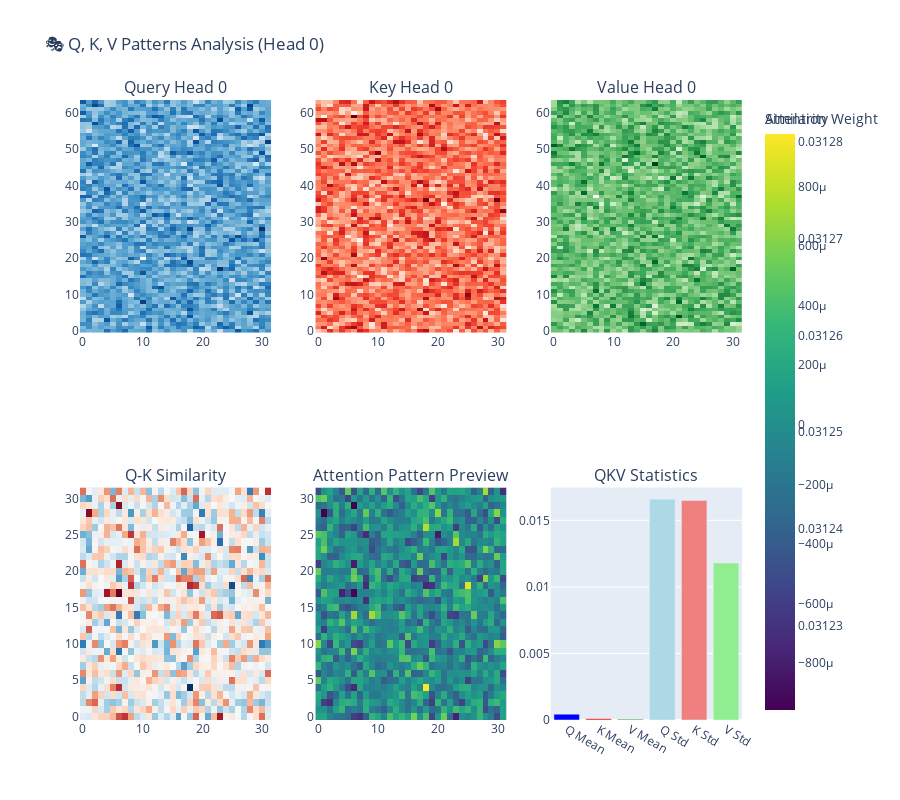

This figure's notebook cell:
### Markdown cell above
### 🎭 Visualizing Q, K, V Patterns

### The Art of Attention Visualization

Now we'll create one of the most revealing visualizations in our entire masterclass—a comprehensive analysis of how MLA's decompressed Q, K, V matrices compare to each other and preview the attention patterns they'll create. This six-panel visualization will show us the internal structure of attention computation after MLA's compression-decompression process.

### 🎨 Six-Panel Visualization Strategy

**Panel 1-3: Individual Q, K, V Heatmaps**
- **Query (Blue)**: Shows the "questions" each token asks
- **Key (Red)**: Shows the "answers" each token provides
- **Value (Green)**: Shows the "information" each token contributes

**Panel 4: Q-K Similarity Matrix**
- **Attention Score Preview**: Raw dot products before softmax
- **Interaction Patterns**: Which tokens will attend to which others
- **Magnitude Analysis**: Strength of potential attention connections

**Panel 5: Attention Pattern Preview**
- **Softmax Applied**: Normalized attention weights
- **Attention Distribution**: How attention spreads across tokens
- **Pattern Quality**: Sharpness vs. diffusion of attention

**Panel 6: Statistical Comparison**
- **Component Balance**: Relative magnitudes of Q, K, V
- **Distribution Health**: Mean and standard deviation analysis
- **Quality Indicators**: Overall attention readiness assessment

### 🔍 Technical Implementation Details

**Head Selection (head_idx=0):**
- **First Head Analysis**: Head 0 often learns general attention patterns
- **Representative Behavior**: Good indicator of overall attention quality
- **Visualization Clarity**: Single head easier to interpret than averaged patterns

**Sample Length (32 tokens):**
- **Pattern Visibility**: Enough tokens to see meaningful attention patterns
- **Computational Efficiency**: Fast rendering for interactive exploration
- **Detail Balance**: Not too many tokens to overwhelm the visualization

**Color Scale Strategy:**
- **Blues for Q**: Cool colors for "questions"
- **Reds for K**: Warm colors for "keys/answers"
- **Greens for V**: Natural colors for "values/information"
- **RdBu for similarity**: Diverging scale for positive/negative correlations
- **Viridis for attention**: Perceptually uniform for probability distributions

### 🎯 What to Look For in Each Panel

**Q, K, V Heatmaps (Panels 1-3):**
- **Structured patterns**: Evidence of learned representations
- **Appropriate magnitudes**: Values in reasonable ranges
- **Distinct characteristics**: Q, K, V should look different (specialized roles)

**Q-K Similarity (Panel 4):**
- **Diagonal patterns**: Self-attention tendencies
- **Off-diagonal structure**: Cross-token attention potential
- **Magnitude range**: Reasonable values for stable softmax

**Attention Preview (Panel 5):**
- **Probability distribution**: Each row sums to 1.0
- **Attention sharpness**: Focused vs. distributed patterns
- **Meaningful structure**: Non-random attention allocation

**Statistics (Panel 6):**
- **Balanced magnitudes**: Q, K, V in appropriate relative scales
- **Healthy distributions**: Reasonable means and standard deviations
- **Quality indicators**: Overall readiness for attention computation

This visualization will be our definitive proof that MLA's compression-decompression process preserves the essential structure needed for high-quality attention!

### Code cell
# 🎭 Visualize the Q, K, V patterns
def visualize_qkv_patterns(q, k, v, sample_length=32, head_idx=0):
    """
    Visualize the patterns in Q, K, V matrices
    """
    # Extract one head from one batch for visualization
    q_head = q[0, :sample_length, head_idx, :].numpy()
    k_head = k[0, :sample_length, head_idx, :].numpy()
    v_head = v[0, :sample_length, head_idx, :].numpy()
    
    # Create subplots
    fig = make_subplots(
        rows=2, cols=3,
        subplot_titles=(
            f'Query Head {head_idx}', f'Key Head {head_idx}', f'Value Head {head_idx}',
            'Q-K Similarity', 'Attention Pattern Preview', 'QKV Statistics'
        ),
        specs=[[{"type": "heatmap"}, {"type": "heatmap"}, {"type": "heatmap"}],
               [{"type": "heatmap"}, {"type": "heatmap"}, {"type": "bar"}]]
    )
    
    # Q, K, V heatmaps
    fig.add_trace(
        go.Heatmap(z=q_head.T, colorscale='Blues', name='Q', showscale=False),
        row=1, col=1
    )
    
    fig.add_trace(
        go.Heatmap(z=k_head.T, colorscale='Reds', name='K', showscale=False),
        row=1, col=2
    )
    
    fig.add_trace(
        go.Heatmap(z=v_head.T, colorscale='Greens', name='V', showscale=False),
        row=1, col=3
    )
    
    # Q-K similarity (preview of attention scores)
    qk_similarity = np.dot(q_head, k_head.T) / np.sqrt(q_head.shape[-1])
    fig.add_trace(
        go.Heatmap(
            z=qk_similarity, 
            colorscale='RdBu', 
            name='Q-K Similarity',
            showscale=True,
            colorbar=dict(title="Similarity")
        ),
        row=2, col=1
    )
    
    # Attention pattern (softmax of Q-K)
    attention_pattern = tf.nn.softmax(qk_similarity, axis=-1).numpy()
    fig.add_trace(
        go.Heatmap(
            z=attention_pattern,
            colorscale='Viridis',
            name='Attention Pattern',
            showscale=True,
            colorbar=dict(title="Attention Weight")
        ),
        row=2, col=2
    )
    
    # Statistics comparison
    stats_names = ['Q Mean', 'K Mean', 'V Mean', 'Q Std', 'K Std', 'V Std']
    stats_values = [
        np.mean(q_head), np.mean(k_head), np.mean(v_head),
        np.std(q_head), np.std(k_head), np.std(v_head)
    ]
    
    fig.add_trace(
        go.Bar(
            x=stats_names,
            y=stats_values,
            marker_color=['blue', 'red', 'green', 'lightblue', 'lightcoral', 'lightgreen'],
            name='Statistics'
        ),
        row=2, col=3
    )
    
    fig.update_layout(
        title=f'🎭 Q, K, V Patterns Analysis (Head {head_idx})',
        height=800,
        showlegend=False
    )
    
    fig.show()
    
    return qk_similarity, attention_pattern

# Create the visualization
print("🎭 Creating Q, K, V Pattern Visualization...")
qk_sim, attn_pattern = visualize_qkv_patterns(q, k, v)

print(f"\n🔍 Pattern Analysis:")
print(f"   • Q-K similarity range: [{np.min(qk_sim):.3f}, {np.max(qk_sim):.3f}]")
print(f"   • Attention entropy: {-np.sum(attn_pattern * np.log(attn_pattern + 1e-8), axis=-1).mean():.3f}")
print(f"   • Max attention weight: {np.max(attn_pattern):.3f}")

### Figure 1 — Plotly figure (JSON) as saved in the notebook; plotly's stock layout.template omitted (floating-point values rounded to 4 significant figures; data arrays with more than 128 entries replaced by an {"elided": "..."} marker saying what was removed)
{"data": [{"colorscale": [[0, "rgb(247,251,255)"], [0.125, "rgb(222,235,247)"], [0.25, "rgb(198,219,239)"], [0.375, "rgb(158,202,225)"], [0.5, "rgb(107,174,214)"], [0.625, "rgb(66,146,198)"], [0.75, "rgb(33,113,181)"], [0.875, "rgb(8,81,156)"], [1, "rgb(8,48,107)"]], "name": "Q", "showscale": false, "type": "heatmap", "xaxis": "x", "yaxis": "y", "z": {"elided": "64x32 float values"}}, {"colorscale": [[0, "rgb(255,245,240)"], [0.125, "rgb(254,224,210)"], [0.25, "rgb(252,187,161)"], [0.375, "rgb(252,146,114)"], [0.5, "rgb(251,106,74)"], [0.625, "rgb(239,59,44)"], [0.75, "rgb(203,24,29)"], [0.875, "rgb(165,15,21)"], [1, "rgb(103,0,13)"]], "name": "K", "showscale": false, "type": "heatmap", "xaxis": "x2", "yaxis": "y2", "z": {"elided": "64x32 float values"}}, {"colorscale": [[0, "rgb(247,252,245)"], [0.125, "rgb(229,245,224)"], [0.25, "rgb(199,233,192)"], [0.375, "rgb(161,217,155)"], [0.5, "rgb(116,196,118)"], [0.625, "rgb(65,171,93)"], [0.75, "rgb(35,139,69)"], [0.875, "rgb(0,109,44)"], [1, "rgb(0,68,27)"]], "name": "V", "showscale": false, "type": "heatmap", "xaxis": "x3", "yaxis": "y3", "z": {"elided": "64x32 float values"}}, {"colorbar": {"title": {"text": "Similarity"}}, "colorscale": [[0, "rgb(103,0,31)"], [0.1, "rgb(178,24,43)"], [0.2, "rgb(214,96,77)"], [0.3, "rgb(244,165,130)"], [0.4, "rgb(253,219,199)"], [0.5, "rgb(247,247,247)"], [0.6, "rgb(209,229,240)"], [0.7, "rgb(146,197,222)"], [0.8, "rgb(67,147,195)"], [0.9, "rgb(33,102,172)"], [1, "rgb(5,48,97)"]], "name": "Q-K Similarity", "showscale": true, "type": "heatmap", "xaxis": "x4", "yaxis": "y4", "z": {"elided": "32x32 float values"}}, {"colorbar": {"title": {"text": "Attention Weight"}}, "colorscale": [[0, "#440154"], [0.1111, "#482878"], [0.2222, "#3e4989"], [0.3333, "#31688e"], [0.4444, "#26828e"], [0.5556, "#1f9e89"], [0.6667, "#35b779"], [0.7778, "#6ece58"], [0.8889, "#b5de2b"], [1, "#fde725"]], "name": "Attention Pattern", "showscale": true, "type": "heatmap", "xaxis": "x5", "yaxis": "y5", "z": {"elided": "32x32 float values"}}, {"marker": {"color": ["blue", "red", "green", "lightblue", "lightcoral", "lightgreen"]}, "name": "Statistics", "type": "bar", "x": ["Q Mean", "K Mean", "V Mean", "Q Std", "K Std", "V Std"], "xaxis": "x6", "y": [0.0004403, 9.459e-05, 5.854e-05, 0.01659, 0.01649, 0.01179], "yaxis": "y6"}], "layout": {"annotations": [{"font": {"size": 16}, "showarrow": false, "text": "Query Head 0", "x": 0.1444, "xanchor": "center", "xref": "paper", "y": 1, "yanchor": "bottom", "yref": "paper"}, {"font": {"size": 16}, "showarrow": false, "text": "Key Head 0", "x": 0.5, "xanchor": "center", "xref": "paper", "y": 1, "yanchor": "bottom", "yref": "paper"}, {"font": {"size": 16}, "showarrow": false, "text": "Value Head 0", "x": 0.8556, "xanchor": "center", "xref": "paper", "y": 1, "yanchor": "bottom", "yref": "paper"}, {"font": {"size": 16}, "showarrow": false, "text": "Q-K Similarity", "x": 0.1444, "xanchor": "center", "xref": "paper", "y": 0.375, "yanchor": "bottom", "yref": "paper"}, {"font": {"size": 16}, "showarrow": false, "text": "Attention Pattern Preview", "x": 0.5, "xanchor": "center", "xref": "paper", "y": 0.375, "yanchor": "bottom", "yref": "paper"}, {"font": {"size": 16}, "showarrow": false, "text": "QKV Statistics", "x": 0.8556, "xanchor": "center", "xref": "paper", "y": 0.375, "yanchor": "bottom", "yref": "paper"}], "height": 800, "showlegend": false, "title": {"text": "🎭 Q, K, V Patterns Analysis (Head 0)"}, "xaxis": {"anchor": "y", "domain": [0, 0.2889]}, "xaxis2": {"anchor": "y2", "domain": [0.3556, 0.6444]}, "xaxis3": {"anchor": "y3", "domain": [0.7111, 1]}, "xaxis4": {"anchor": "y4", "domain": [0, 0.2889]}, "xaxis5": {"anchor": "y5", "domain": [0.3556, 0.6444]}, "xaxis6": {"anchor": "y6", "domain": [0.7111, 1]}, "yaxis": {"anchor": "x", "domain": [0.625, 1]}, "yaxis2": {"anchor": "x2", "domain": [0.625, 1]}, "yaxis3": {"anchor": "x3", "domain": [0.625, 1]}, "yaxis4": {"anchor": "x4", "domain": [0, 0.375]}, "yaxis5": {"anchor": "x5", "domain": [0, 0.375]}, "yaxis6": {"anchor": "x6", "domain": [0, 0.375]}}}
